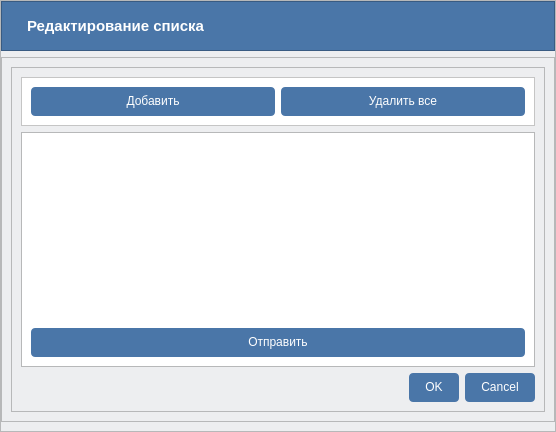
<?xml version="1.0" encoding="UTF-8"?>
<ui version="4.0">
 <class>GroupTableEdit</class>
 <widget class="QDialog" name="GroupTableEdit">
  <property name="geometry">
   <rect>
    <x>0</x>
    <y>0</y>
    <width>556</width>
    <height>432</height>
   </rect>
  </property>
  <property name="font">
   <font>
    <pointsize>12</pointsize>
   </font>
  </property>
  <property name="windowTitle">
   <string>Редактирование списка</string>
  </property>
  <property name="styleSheet">
   <string notr="true">background-color: white;
</string>
  </property>
  <layout class="QVBoxLayout" name="verticalLayout">
   <property name="spacing">
    <number>0</number>
   </property>
   <property name="leftMargin">
    <number>0</number>
   </property>
   <property name="topMargin">
    <number>0</number>
   </property>
   <property name="rightMargin">
    <number>0</number>
   </property>
   <property name="bottomMargin">
    <number>0</number>
   </property>
   <item>
    <widget class="QFrame" name="frameContent">
     <property name="styleSheet">
      <string notr="true">background-color: rgb(237,238,240);
</string>
     </property>
     <property name="frameShape">
      <enum>QFrame::StyledPanel</enum>
     </property>
     <property name="frameShadow">
      <enum>QFrame::Raised</enum>
     </property>
     <property name="lineWidth">
      <number>0</number>
     </property>
     <layout class="QVBoxLayout" name="verticalLayout_2">
      <property name="leftMargin">
       <number>0</number>
      </property>
      <property name="topMargin">
       <number>0</number>
      </property>
      <property name="rightMargin">
       <number>0</number>
      </property>
      <item>
       <widget class="QFrame" name="frameHeader">
        <property name="sizePolicy">
         <sizepolicy hsizetype="Preferred" vsizetype="Maximum">
          <horstretch>0</horstretch>
          <verstretch>0</verstretch>
         </sizepolicy>
        </property>
        <property name="minimumSize">
         <size>
          <width>0</width>
          <height>50</height>
         </size>
        </property>
        <property name="styleSheet">
         <string notr="true">background-color: rgb(74,118,168);
color:white;
</string>
        </property>
        <property name="frameShape">
         <enum>QFrame::StyledPanel</enum>
        </property>
        <property name="frameShadow">
         <enum>QFrame::Raised</enum>
        </property>
        <property name="lineWidth">
         <number>0</number>
        </property>
        <layout class="QHBoxLayout" name="horizontalLayout">
         <property name="leftMargin">
          <number>25</number>
         </property>
         <item>
          <widget class="QLabel" name="labelEditTable">
           <property name="font">
            <font>
             <pointsize>11</pointsize>
             <weight>75</weight>
             <bold>true</bold>
            </font>
           </property>
           <property name="text">
            <string>Редактирование списка</string>
           </property>
          </widget>
         </item>
        </layout>
       </widget>
      </item>
      <item>
       <widget class="QFrame" name="frameEdit">
        <property name="frameShape">
         <enum>QFrame::StyledPanel</enum>
        </property>
        <property name="frameShadow">
         <enum>QFrame::Raised</enum>
        </property>
        <layout class="QVBoxLayout" name="verticalLayout_3">
         <item>
          <widget class="QFrame" name="frameMain">
           <property name="frameShape">
            <enum>QFrame::StyledPanel</enum>
           </property>
           <property name="frameShadow">
            <enum>QFrame::Raised</enum>
           </property>
           <layout class="QVBoxLayout" name="verticalLayout_4">
            <item>
             <widget class="QFrame" name="frame">
              <property name="styleSheet">
               <string notr="true">background-color: white;
color:white;
</string>
              </property>
              <property name="frameShape">
               <enum>QFrame::StyledPanel</enum>
              </property>
              <property name="frameShadow">
               <enum>QFrame::Raised</enum>
              </property>
              <layout class="QHBoxLayout" name="horizontalLayout_3">
               <item>
                <widget class="QPushButton" name="addLinkButton">
                 <property name="cursor">
                  <cursorShape>PointingHandCursor</cursorShape>
                 </property>
                 <property name="styleSheet">
                  <string notr="true">QPushButton{
	background-color: #4a76a8;
	padding: 7px 16px 8px;
	text-align: center;
	border-radius: 4px;
	color: white;
}
QPushButton:hover{
	background-color: #5181B8;
}</string>
                 </property>
                 <property name="text">
                  <string>Добавить</string>
                 </property>
                </widget>
               </item>
               <item>
                <widget class="QPushButton" name="deleteAllLinkButton">
                 <property name="cursor">
                  <cursorShape>PointingHandCursor</cursorShape>
                 </property>
                 <property name="styleSheet">
                  <string notr="true">QPushButton{
	background-color: #4a76a8;
	padding: 7px 16px 8px;
	text-align: center;
	border-radius: 4px;
	color: white;
}
QPushButton:hover{
	background-color: #5181B8;
}</string>
                 </property>
                 <property name="text">
                  <string>Удалить все</string>
                 </property>
                </widget>
               </item>
              </layout>
             </widget>
            </item>
            <item>
             <widget class="QFrame" name="linksFrame">
              <property name="frameShape">
               <enum>QFrame::StyledPanel</enum>
              </property>
              <property name="frameShadow">
               <enum>QFrame::Raised</enum>
              </property>
              <layout class="QHBoxLayout" name="horizontalLayout_2">
               <property name="leftMargin">
                <number>0</number>
               </property>
               <property name="topMargin">
                <number>0</number>
               </property>
               <property name="rightMargin">
                <number>0</number>
               </property>
               <property name="bottomMargin">
                <number>0</number>
               </property>
               <item>
                <widget class="QFrame" name="frame_2">
                 <property name="styleSheet">
                  <string notr="true">background-color:white;
border-radius: 0px 0px 4px 4px;</string>
                 </property>
                 <property name="frameShape">
                  <enum>QFrame::StyledPanel</enum>
                 </property>
                 <property name="frameShadow">
                  <enum>QFrame::Raised</enum>
                 </property>
                 <layout class="QVBoxLayout" name="verticalLayout_5">
                  <property name="spacing">
                   <number>6</number>
                  </property>
                  <property name="leftMargin">
                   <number>9</number>
                  </property>
                  <property name="topMargin">
                   <number>9</number>
                  </property>
                  <property name="rightMargin">
                   <number>9</number>
                  </property>
                  <property name="bottomMargin">
                   <number>9</number>
                  </property>
                  <item>
                   <widget class="QListWidget" name="linksBeforeSendList">
                    <property name="sizePolicy">
                     <sizepolicy hsizetype="Preferred" vsizetype="Preferred">
                      <horstretch>0</horstretch>
                      <verstretch>0</verstretch>
                     </sizepolicy>
                    </property>
                    <property name="modelColumn">
                     <number>0</number>
                    </property>
                    <property name="currentRow">
                     <number>-1</number>
                    </property>
                    <property name="sortingEnabled">
                     <bool>false</bool>
                    </property>
                   </widget>
                  </item>
                  <item>
                   <widget class="QPushButton" name="sendGroupListButton">
                    <property name="cursor">
                     <cursorShape>PointingHandCursor</cursorShape>
                    </property>
                    <property name="styleSheet">
                     <string notr="true">QPushButton{
	background-color: #4a76a8;
	padding: 7px 16px 8px;
	text-align: center;
	border-radius: 4px;
	color: white;
}
QPushButton:hover{
	background-color: #5181B8;
}</string>
                    </property>
                    <property name="text">
                     <string>Отправить</string>
                    </property>
                   </widget>
                  </item>
                 </layout>
                </widget>
               </item>
              </layout>
             </widget>
            </item>
            <item>
             <widget class="QDialogButtonBox" name="buttonBox">
              <property name="cursor">
               <cursorShape>PointingHandCursor</cursorShape>
              </property>
              <property name="styleSheet">
               <string notr="true">QPushButton{
	background-color: #4a76a8;
	padding: 7px 16px 8px;
	text-align: center;
	border-radius: 4px;
	color: white;
}
QPushButton:hover{
	background-color: #5181B8;
}</string>
              </property>
              <property name="orientation">
               <enum>Qt::Horizontal</enum>
              </property>
              <property name="standardButtons">
               <set>QDialogButtonBox::Cancel|QDialogButtonBox::Ok</set>
              </property>
             </widget>
            </item>
           </layout>
           <zorder>buttonBox</zorder>
           <zorder>linksFrame</zorder>
           <zorder>frame</zorder>
          </widget>
         </item>
        </layout>
       </widget>
      </item>
     </layout>
    </widget>
   </item>
  </layout>
 </widget>
 <resources/>
 <connections/>
</ui>
